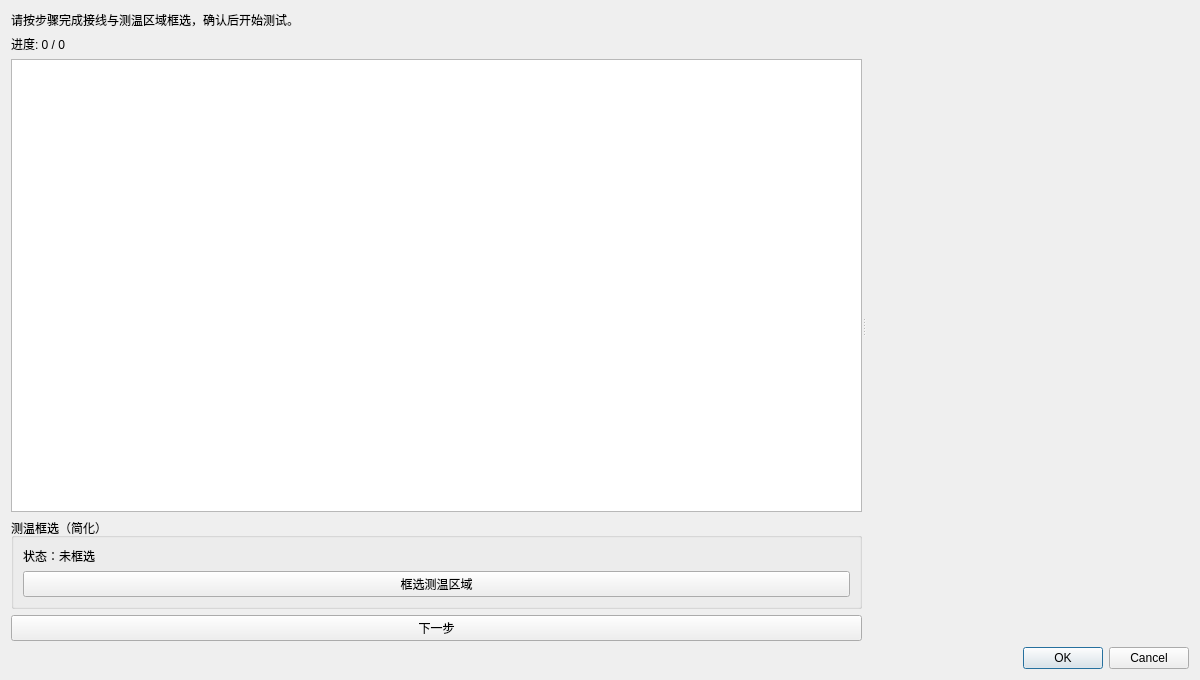
<?xml version="1.0" encoding="UTF-8"?>
<ui version="4.0">
 <class>WiringGuideDialog</class>
 <widget class="QDialog" name="WiringGuideDialog">
  <property name="geometry">
   <rect>
    <x>0</x>
    <y>0</y>
    <width>1200</width>
    <height>680</height>
   </rect>
  </property>
  <property name="windowTitle">
   <string>接线引导与测温框选</string>
  </property>
  <layout class="QVBoxLayout" name="verticalLayout">
   <item>
    <widget class="QSplitter" name="splitter">
     <property name="orientation">
      <enum>Qt::Horizontal</enum>
     </property>
     <widget class="QWidget" name="leftPanel">
      <layout class="QVBoxLayout" name="leftPanelLayout">
       <item>
        <widget class="QLabel" name="hintLabel">
         <property name="text">
          <string>请按步骤完成接线与测温区域框选，确认后开始测试。</string>
         </property>
         <property name="wordWrap">
          <bool>true</bool>
         </property>
        </widget>
       </item>
       <item>
        <widget class="QLabel" name="progressLabel">
         <property name="text">
          <string>进度: 0 / 0</string>
         </property>
        </widget>
       </item>
       <item>
        <widget class="QListWidget" name="stepList"/>
       </item>
    <item>
     <widget class="QGroupBox" name="roiGroupBox">
      <property name="title">
       <string>测温框选（简化）</string>
      </property>
      <layout class="QVBoxLayout" name="roiLayout">
       <item>
        <widget class="QLabel" name="roiStatusLabel">
         <property name="text">
          <string>状态：未框选</string>
         </property>
        </widget>
       </item>
       <item>
        <widget class="QPushButton" name="selectRoiButton">
         <property name="text">
          <string>框选测温区域</string>
         </property>
        </widget>
       </item>
      </layout>
     </widget>
    </item>
       <item>
        <widget class="QPushButton" name="nextButton">
         <property name="text">
          <string>下一步</string>
         </property>
        </widget>
       </item>
      </layout>
     </widget>
     <widget class="QWidget" name="labelManagerContainer"/>
    </widget>
   </item>
   <item>
    <widget class="QDialogButtonBox" name="buttonBox">
     <property name="standardButtons">
      <set>QDialogButtonBox::Cancel|QDialogButtonBox::Ok</set>
     </property>
    </widget>
   </item>
  </layout>
 </widget>
 <resources/>
 <connections/>
</ui>
